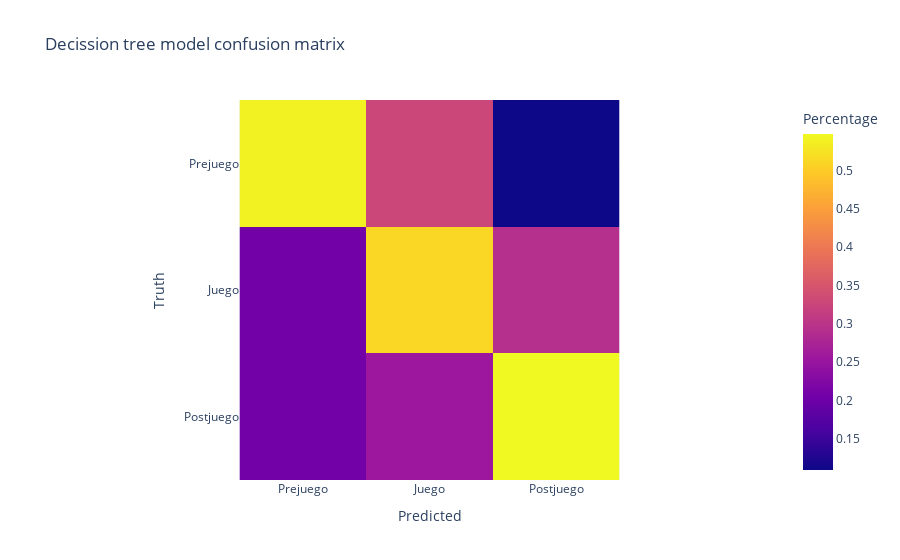

The code cell stored with this chart in its notebook:
### Code cell
px.imshow(cm,
          title='Decission tree model confusion matrix',
          labels=dict(x='Predicted', y='Truth', color='Percentage'),
          x=['Prejuego', 'Juego', 'Postjuego'],
          y=['Prejuego', 'Juego', 'Postjuego'])

### Figure 1 — Plotly figure (JSON) as saved in the notebook; plotly's stock layout.template omitted (floating-point values rounded to 4 significant figures)
{"data": [{"coloraxis": "coloraxis", "hovertemplate": "Predicted: %{x}<br>Truth: %{y}<br>Percentage: %{z}<extra></extra>", "name": "0", "type": "heatmap", "x": ["Prejuego", "Juego", "Postjuego"], "xaxis": "x", "y": ["Prejuego", "Juego", "Postjuego"], "yaxis": "y", "z": [[0.5392, 0.3285, 0.1095], [0.2074, 0.5109, 0.292], [0.2074, 0.2555, 0.5474]]}], "layout": {"coloraxis": {"colorbar": {"title": {"text": "Percentage"}}, "colorscale": [[0, "#0d0887"], [0.1111, "#46039f"], [0.2222, "#7201a8"], [0.3333, "#9c179e"], [0.4444, "#bd3786"], [0.5556, "#d8576b"], [0.6667, "#ed7953"], [0.7778, "#fb9f3a"], [0.8889, "#fdca26"], [1, "#f0f921"]]}, "title": {"text": "Decission tree model confusion matrix"}, "xaxis": {"anchor": "y", "constrain": "domain", "domain": [0, 1], "scaleanchor": "y", "title": {"text": "Predicted"}}, "yaxis": {"anchor": "x", "autorange": "reversed", "constrain": "domain", "domain": [0, 1], "title": {"text": "Truth"}}}}
